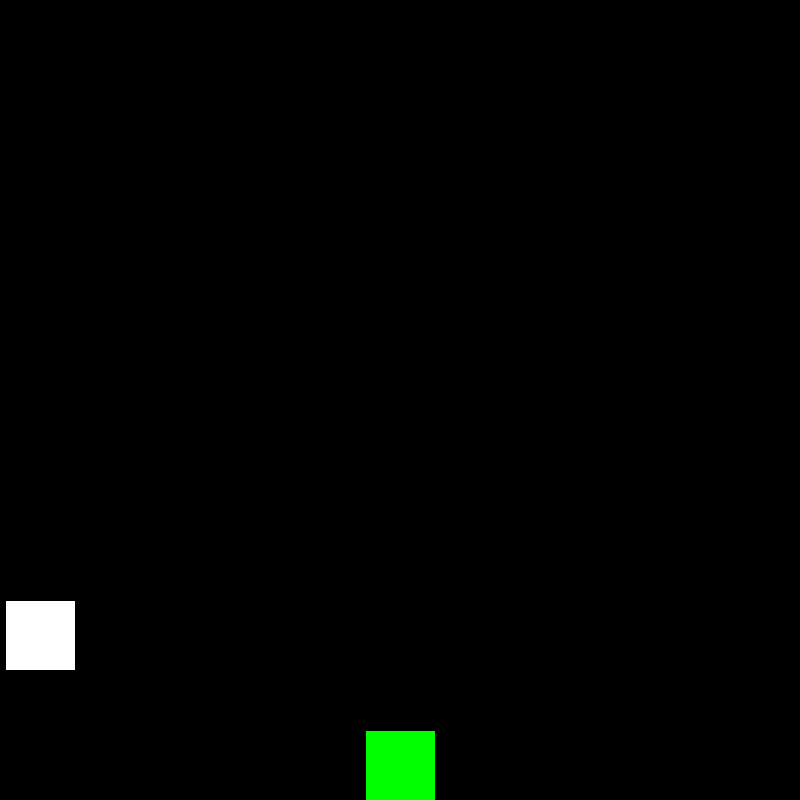
Frame 1 (no input)
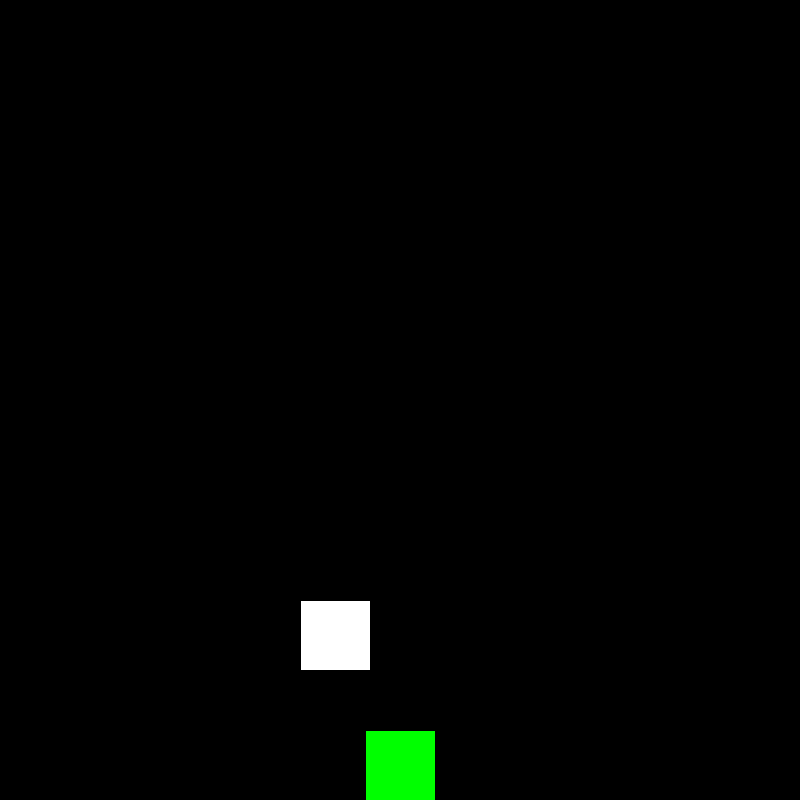
Frame 60 (the mouse pressed at the canvas centre just before this capture)
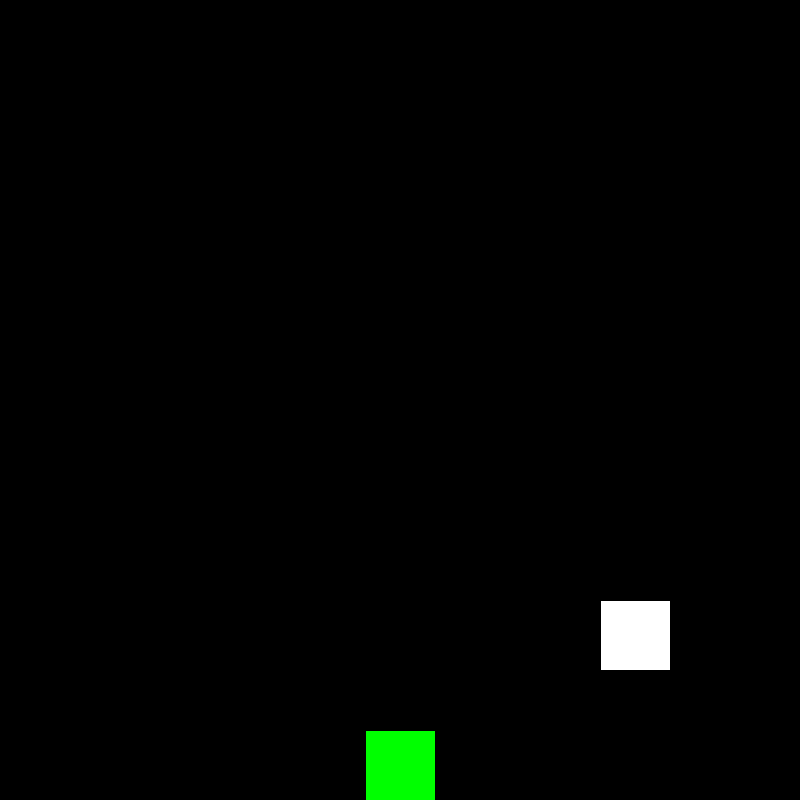
Frame 120 (the mouse held since frame 60 and released just before this capture)

The Processing sketch that drew these frames (run headless with seeded random() and noise(); from frame 60 on, the mouse is pressed at the canvas centre):

// Processing sketch: sketch_221118b
// ── sketch_221118b.pde
int x = 400-35;
int y = 800-70;
int carx = 0;
float cary = 600;
void setup(){
  size(800, 800);
  background(0);
}
void draw(){
    background(0);
    movement();
    car();
}

void movement(){
  fill(0, 255, 0);
  rect(x, y, 70, 70);
  if(keyPressed){
  if(key == 'w'){
    y -= 7;
  }
  if(key == 's'){
    y += 7;
  }
  if(key == 'a'){
    x -= 7;
  }
  if(key == 'd'){
    x += 7;
  }
}
}
void car(){
  fill(255, 255, 255);
  carx += 5;
  rect(carx, cary, 70, 70);
  if(carx > 800){
  carx = 0;
  cary = random(0, 600);
}
}
